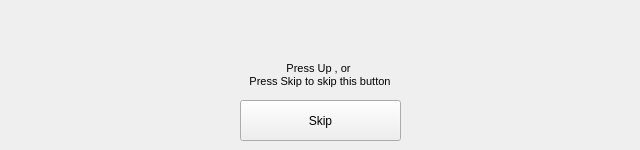
<ui version="4.0" >
 <class>keyconfigdialogClass</class>
 <widget class="QWidget" name="keyconfigdialogClass" >
  <property name="geometry" >
   <rect>
    <x>0</x>
    <y>0</y>
    <width>640</width>
    <height>150</height>
   </rect>
  </property>
  <property name="baseSize" >
   <size>
    <width>640</width>
    <height>150</height>
   </size>
  </property>
  <property name="windowTitle" >
   <string>keyconfigdialog</string>
  </property>
  <widget class="QLabel" name="keyLabel" >
   <property name="geometry" >
    <rect>
     <x>0</x>
     <y>0</y>
     <width>640</width>
     <height>150</height>
    </rect>
   </property>
   <property name="styleSheet" >
    <string notr="true" />
   </property>
   <property name="text" >
    <string>&lt;!DOCTYPE HTML PUBLIC "-//W3C//DTD HTML 4.0//EN" "http://www.w3.org/TR/REC-html40/strict.dtd">
&lt;html>&lt;head>&lt;meta name="qrichtext" content="1" />&lt;style type="text/css">
p, li { white-space: pre-wrap; }
&lt;/style>&lt;/head>&lt;body style=" font-family:'MS Shell Dlg 2'; font-size:8.25pt; font-weight:400; font-style:normal;">
&lt;p align="center" style=" margin-top:0px; margin-bottom:0px; margin-left:0px; margin-right:0px; -qt-block-indent:0; text-indent:0px; font-size:8pt;">Press Up , or &lt;/p>
&lt;p align="center" style=" margin-top:0px; margin-bottom:0px; margin-left:0px; margin-right:0px; -qt-block-indent:0; text-indent:0px; font-size:8pt;">Press Skip to skip this button&lt;/p>&lt;/body>&lt;/html></string>
   </property>
   <property name="alignment" >
    <set>Qt::AlignCenter</set>
   </property>
  </widget>
  <widget class="QPushButton" name="cancelButton" >
   <property name="geometry" >
    <rect>
     <x>240</x>
     <y>100</y>
     <width>161</width>
     <height>41</height>
    </rect>
   </property>
   <property name="text" >
    <string>Skip</string>
   </property>
  </widget>
 </widget>
 <layoutdefault spacing="6" margin="11" />
 <resources/>
 <connections/>
</ui>
